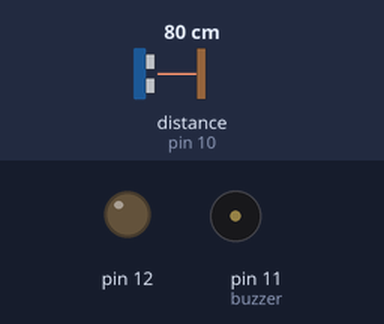
Bench run of a sketch on a simulated Arduino Uno, built with avr-gcc and run on an emulated ATmega328P. Parts: output pins drawn as LEDs (lit = HIGH), buzzer (waves = sounding). Wiring (inferred from the names in the program): ultrasonic range finder: trigger pin 9; echo pin 10. The inputs (shaded band) are chosen by the test bench; at power-on: distance to the obstacle (sensor on pin 10) 80 cm. The echo pulse lasts 58.3 µs per cm; pins used as bus, display or sensor lines are not drawn.

Above: at 1.2 s.
1.3 s: distance to the obstacle (sensor on pin 10) set to 33 cm
2.8 s: distance to the obstacle (sensor on pin 10) set to 26 cm
At 3.8 s:
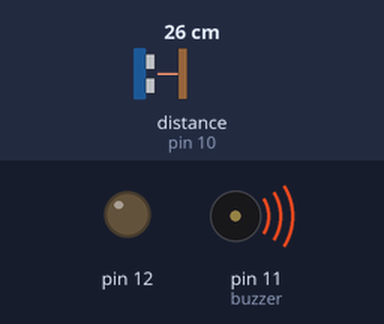
Timing chart, 0 to 5.8 s (numbered marks = the images above; inputs shaded):
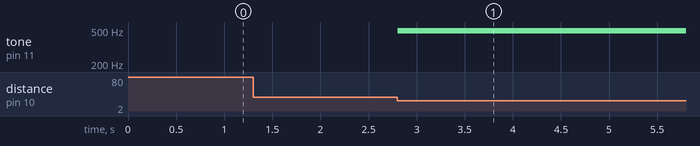

The sketch:

Arduino_code.ino
```cpp
// defines pins numbers
const int trigPin = 9;
const int echoPin = 10;
const int buzzer = 11;

long duration;
int distance;


// defines variables
void setup()
{
Serial.begin(9600);
pinMode(trigPin, OUTPUT);
pinMode(echoPin, INPUT);
pinMode(buzzer, OUTPUT);
pinMode(12,OUTPUT);

}
void loop() {
   long duration, cm;
  digitalWrite(12, LOW);   //Buzzer GND is always low


   //send a signal at ping pin at an interval of 0.002 seconds to check for an object
   digitalWrite(trigPin, LOW);
   delayMicroseconds(2);
   digitalWrite(trigPin, HIGH);
   delayMicroseconds(10);
   digitalWrite(trigPin, LOW);


   duration = pulseIn(echoPin, HIGH);  //check time using pulseIn function

   cm = microsecondsToCentimeters(duration);   //functin call to find distance

  /* Serial.print(cm);
   Serial.print("cm");
   Serial.println();
   delay(100);

   for debugging
   */


   if (cm<30&&cm>21)
                         {analogWrite(buzzer,1000);
                          delay(500);
                          analogWrite(buzzer,0);
                          delay(500); }    //sound buzzer every second if obstacle distance is between 20-30cm.


   else if (cm<20&&cm>11) {analogWrite(buzzer,1000);
                           delay(250);
                           analogWrite(buzzer,0);
                           delay(250); }   //sound buzzer every 0.5 seconds if obstacle distance is between 10-20cm.


   else if (cm<10&&cm>0)  {analogWrite(buzzer,1000);
                           delay(50);
                           analogWrite(buzzer,0);
                           delay(50); }    //sound buzzer every 0.1 seconds if obstacle distance is between 0-10cm.


   else                     analogWrite(buzzer,0); //do not sound the buzzer
}


//function to return distance in cm from microseconds
long microsecondsToCentimeters(long microseconds) {
   return microseconds / 29 / 2;
}
```

Measured:
- the behaviour switches between 31 and 30 cm on distance to the obstacle (sensor on pin 10) (found by bisection; images 0 and 1)
- after the input at 1.3 s, every drawn part: stays the same
- after the input at 2.8 s, tone on pin 11 (buzzer): silent → 490 Hz at once
